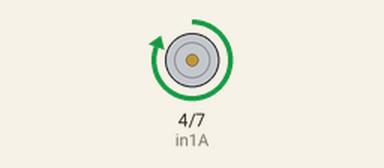
This sketch was run on a simulated Arduino Uno, built with avr-gcc and run on an emulated ATmega328P. Parts: motor-driver pin pairs drawn as motors (green arrow = first pin HIGH = forward, orange = second pin HIGH = backward, longer = more drive, scaled by the enable pin).

Above: at 2.5 s.
At 9.5 s:
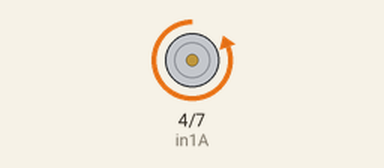
At 13.0 s:
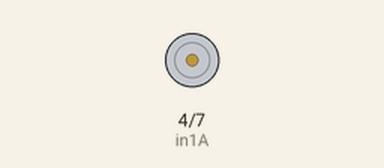
Timing chart, 0 to 18.2 s (numbered marks = the images above):
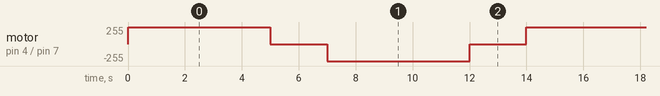

Measured:
- by itself, motor on pin 4 (in1A) / pin 7 (in2A): repeats every 14.0 s: stopped 2.0 s, backward 255/255 5.0 s, stopped 2.0 s, forward 255/255 5.0 s

The sketch:

project.ino
```cpp
int enablePin = 11;
int in1A = 4;
int in2A = 7;

void setup() {
  pinMode(enablePin, OUTPUT);
  pinMode(in1A, OUTPUT);
  pinMode(in2A, OUTPUT);
  digitalWrite(enablePin, LOW);
}

void loop() {
  // drive counterclockwise
  digitalWrite(in1A, HIGH);
  digitalWrite(in2A, LOW);
  digitalWrite(enablePin, HIGH);
  delay(5000);

  // brake
  digitalWrite(enablePin, LOW);
  delay(2000);

  // drive clockwise
  digitalWrite(in1A, LOW);
  digitalWrite(in2A, HIGH);
  digitalWrite(enablePin, HIGH);
  delay(5000);

  // brake
  digitalWrite(enablePin, LOW);
  delay(2000);
}
```
